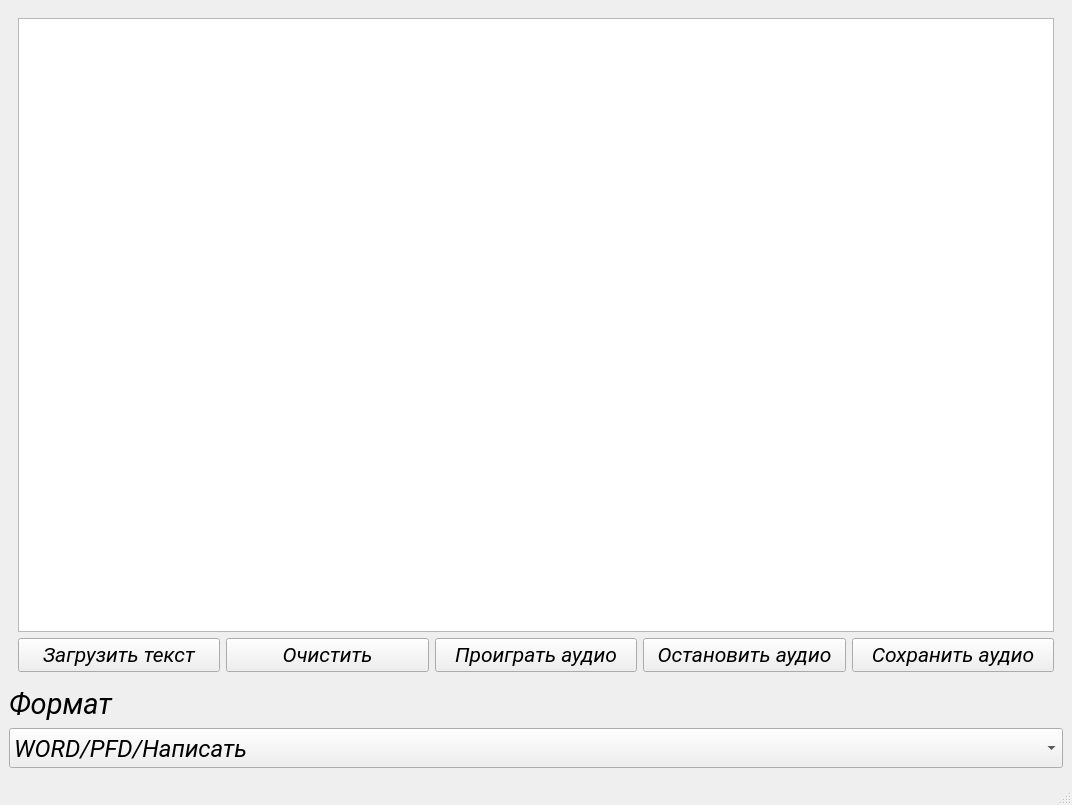
<?xml version="1.0" encoding="UTF-8"?>
<ui version="4.0">
 <class>MainWindow</class>
 <widget class="QMainWindow" name="MainWindow">
  <property name="enabled">
   <bool>true</bool>
  </property>
  <property name="geometry">
   <rect>
    <x>0</x>
    <y>0</y>
    <width>1072</width>
    <height>805</height>
   </rect>
  </property>
  <property name="font">
   <font>
    <family>Roboto</family>
    <pointsize>14</pointsize>
   </font>
  </property>
  <property name="windowTitle">
   <string>Taudio</string>
  </property>
  <property name="styleSheet">
   <string notr="true"/>
  </property>
  <property name="documentMode">
   <bool>true</bool>
  </property>
  <widget class="QWidget" name="centralwidget">
   <property name="sizePolicy">
    <sizepolicy hsizetype="Expanding" vsizetype="Preferred">
     <horstretch>0</horstretch>
     <verstretch>0</verstretch>
    </sizepolicy>
   </property>
   <layout class="QVBoxLayout" name="verticalLayout_4">
    <item>
     <widget class="QStackedWidget" name="stackedWidget">
      <property name="enabled">
       <bool>true</bool>
      </property>
      <property name="sizePolicy">
       <sizepolicy hsizetype="Preferred" vsizetype="Preferred">
        <horstretch>0</horstretch>
        <verstretch>0</verstretch>
       </sizepolicy>
      </property>
      <property name="font">
       <font>
        <family>Monotype Corsiva</family>
        <pointsize>16</pointsize>
        <italic>true</italic>
       </font>
      </property>
      <property name="currentIndex">
       <number>0</number>
      </property>
      <widget class="QWidget" name="page">
       <property name="sizePolicy">
        <sizepolicy hsizetype="Preferred" vsizetype="Preferred">
         <horstretch>0</horstretch>
         <verstretch>0</verstretch>
        </sizepolicy>
       </property>
       <property name="font">
        <font>
         <pointsize>16</pointsize>
        </font>
       </property>
       <layout class="QVBoxLayout" name="verticalLayout_7">
        <item>
         <widget class="QPlainTextEdit" name="plainTextEdit">
          <property name="plainText">
           <string/>
          </property>
         </widget>
        </item>
        <item>
         <layout class="QHBoxLayout" name="horizontalLayout_2">
          <item>
           <widget class="QPushButton" name="loadFileBtnDocs">
            <property name="font">
             <font>
              <family>Monotype Corsiva</family>
              <pointsize>16</pointsize>
              <weight>50</weight>
              <italic>true</italic>
              <bold>false</bold>
             </font>
            </property>
            <property name="text">
             <string>Загрузить текст</string>
            </property>
            <property name="icon">
             <iconset>
              <normaloff>img/setText.png</normaloff>img/setText.png</iconset>
            </property>
           </widget>
          </item>
          <item>
           <widget class="QPushButton" name="ClearBtnDocs">
            <property name="font">
             <font>
              <family>Monotype Corsiva</family>
              <pointsize>16</pointsize>
              <weight>50</weight>
              <italic>true</italic>
              <bold>false</bold>
             </font>
            </property>
            <property name="text">
             <string>Очистить</string>
            </property>
            <property name="icon">
             <iconset>
              <normaloff>img/clean.png</normaloff>img/clean.png</iconset>
            </property>
           </widget>
          </item>
          <item>
           <widget class="QPushButton" name="playAudioBtnDocs">
            <property name="font">
             <font>
              <family>Monotype Corsiva</family>
              <pointsize>16</pointsize>
              <weight>50</weight>
              <italic>true</italic>
              <bold>false</bold>
             </font>
            </property>
            <property name="text">
             <string>Проиграть аудио</string>
            </property>
            <property name="icon">
             <iconset>
              <normaloff>img/play.png</normaloff>img/play.png</iconset>
            </property>
           </widget>
          </item>
          <item>
           <widget class="QPushButton" name="stopAudioBtnDocs">
            <property name="font">
             <font>
              <family>Monotype Corsiva</family>
              <pointsize>16</pointsize>
              <weight>50</weight>
              <italic>true</italic>
              <bold>false</bold>
             </font>
            </property>
            <property name="text">
             <string>Остановить аудио</string>
            </property>
            <property name="icon">
             <iconset>
              <normaloff>img/stop.png</normaloff>img/stop.png</iconset>
            </property>
           </widget>
          </item>
          <item>
           <widget class="QPushButton" name="saveAudioBtnDocs">
            <property name="font">
             <font>
              <family>Monotype Corsiva</family>
              <pointsize>16</pointsize>
              <weight>50</weight>
              <italic>true</italic>
              <bold>false</bold>
             </font>
            </property>
            <property name="text">
             <string>Сохранить аудио</string>
            </property>
            <property name="icon">
             <iconset>
              <normaloff>img/save.png</normaloff>img/save.png</iconset>
            </property>
           </widget>
          </item>
         </layout>
        </item>
       </layout>
      </widget>
      <widget class="QWidget" name="page_2">
       <layout class="QVBoxLayout" name="verticalLayout_8">
        <item>
         <widget class="QLabel" name="label_2">
          <property name="font">
           <font>
            <pointsize>36</pointsize>
           </font>
          </property>
          <property name="text">
           <string>Загрузка....</string>
          </property>
          <property name="textFormat">
           <enum>Qt::AutoText</enum>
          </property>
          <property name="alignment">
           <set>Qt::AlignCenter</set>
          </property>
          <property name="wordWrap">
           <bool>false</bool>
          </property>
         </widget>
        </item>
       </layout>
      </widget>
      <widget class="QWidget" name="page_3">
       <layout class="QVBoxLayout" name="verticalLayout_9">
        <item>
         <widget class="QLabel" name="label_3">
          <property name="maximumSize">
           <size>
            <width>16777215</width>
            <height>150</height>
           </size>
          </property>
          <property name="font">
           <font>
            <family>Monotype Corsiva</family>
            <pointsize>36</pointsize>
            <italic>true</italic>
           </font>
          </property>
          <property name="text">
           <string>Загрузка....</string>
          </property>
          <property name="alignment">
           <set>Qt::AlignCenter</set>
          </property>
         </widget>
        </item>
        <item>
         <widget class="QDial" name="dial">
          <property name="maximumSize">
           <size>
            <width>9999999</width>
            <height>9999999</height>
           </size>
          </property>
         </widget>
        </item>
       </layout>
      </widget>
     </widget>
    </item>
    <item>
     <widget class="QLabel" name="label">
      <property name="sizePolicy">
       <sizepolicy hsizetype="Preferred" vsizetype="Preferred">
        <horstretch>0</horstretch>
        <verstretch>0</verstretch>
       </sizepolicy>
      </property>
      <property name="minimumSize">
       <size>
        <width>0</width>
        <height>20</height>
       </size>
      </property>
      <property name="font">
       <font>
        <family>Monotype Corsiva</family>
        <pointsize>22</pointsize>
        <italic>true</italic>
       </font>
      </property>
      <property name="text">
       <string>Формат</string>
      </property>
     </widget>
    </item>
    <item>
     <widget class="QComboBox" name="comboBox">
      <property name="minimumSize">
       <size>
        <width>0</width>
        <height>40</height>
       </size>
      </property>
      <property name="font">
       <font>
        <family>Monotype Corsiva</family>
        <pointsize>18</pointsize>
        <italic>true</italic>
       </font>
      </property>
      <property name="currentText">
       <string>WORD/PFD/Написать</string>
      </property>
      <property name="maxVisibleItems">
       <number>5</number>
      </property>
      <property name="iconSize">
       <size>
        <width>30</width>
        <height>30</height>
       </size>
      </property>
      <item>
       <property name="text">
        <string>WORD/PFD/Написать</string>
       </property>
      </item>
      <item>
       <property name="text">
        <string>URL</string>
       </property>
      </item>
     </widget>
    </item>
   </layout>
  </widget>
  <widget class="QMenuBar" name="menubar">
   <property name="geometry">
    <rect>
     <x>0</x>
     <y>0</y>
     <width>1072</width>
     <height>26</height>
    </rect>
   </property>
  </widget>
  <widget class="QStatusBar" name="statusbar"/>
 </widget>
 <resources/>
 <connections/>
</ui>
